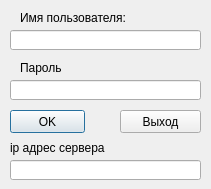
<?xml version="1.0" encoding="UTF-8"?>
<ui version="4.0">
 <class>StartLoginDlg</class>
 <widget class="QDialog" name="StartLoginDlg">
  <property name="windowModality">
   <enum>Qt::WindowModal</enum>
  </property>
  <property name="geometry">
   <rect>
    <x>0</x>
    <y>0</y>
    <width>211</width>
    <height>189</height>
   </rect>
  </property>
  <property name="sizePolicy">
   <sizepolicy hsizetype="Fixed" vsizetype="Fixed">
    <horstretch>0</horstretch>
    <verstretch>0</verstretch>
   </sizepolicy>
  </property>
  <property name="minimumSize">
   <size>
    <width>211</width>
    <height>100</height>
   </size>
  </property>
  <property name="maximumSize">
   <size>
    <width>211</width>
    <height>200</height>
   </size>
  </property>
  <property name="windowTitle">
   <string>Чатик</string>
  </property>
  <widget class="QLabel" name="UserNameLbl">
   <property name="geometry">
    <rect>
     <x>20</x>
     <y>10</y>
     <width>181</width>
     <height>16</height>
    </rect>
   </property>
   <property name="text">
    <string>Имя пользователя:</string>
   </property>
  </widget>
  <widget class="QLabel" name="label_passwd">
   <property name="geometry">
    <rect>
     <x>20</x>
     <y>60</y>
     <width>181</width>
     <height>16</height>
    </rect>
   </property>
   <property name="text">
    <string>Пароль</string>
   </property>
  </widget>
  <widget class="QLineEdit" name="client_name">
   <property name="geometry">
    <rect>
     <x>10</x>
     <y>30</y>
     <width>191</width>
     <height>20</height>
    </rect>
   </property>
   <property name="sizePolicy">
    <sizepolicy hsizetype="Fixed" vsizetype="Fixed">
     <horstretch>0</horstretch>
     <verstretch>0</verstretch>
    </sizepolicy>
   </property>
   <property name="minimumSize">
    <size>
     <width>0</width>
     <height>0</height>
    </size>
   </property>
   <property name="inputMask">
    <string notr="true"/>
   </property>
   <property name="text">
    <string notr="true"/>
   </property>
   <property name="maxLength">
    <number>25</number>
   </property>
   <property name="alignment">
    <set>Qt::AlignCenter</set>
   </property>
  </widget>
  <widget class="QLineEdit" name="client_passwd">
   <property name="enabled">
    <bool>true</bool>
   </property>
   <property name="geometry">
    <rect>
     <x>10</x>
     <y>80</y>
     <width>191</width>
     <height>20</height>
    </rect>
   </property>
   <property name="sizePolicy">
    <sizepolicy hsizetype="Fixed" vsizetype="Fixed">
     <horstretch>0</horstretch>
     <verstretch>0</verstretch>
    </sizepolicy>
   </property>
   <property name="inputMethodHints">
    <set>Qt::ImhPreferLatin</set>
   </property>
   <property name="inputMask">
    <string notr="true"/>
   </property>
   <property name="maxLength">
    <number>12</number>
   </property>
   <property name="alignment">
    <set>Qt::AlignCenter</set>
   </property>
  </widget>
  <widget class="QPushButton" name="btn_cancel">
   <property name="geometry">
    <rect>
     <x>120</x>
     <y>110</y>
     <width>81</width>
     <height>23</height>
    </rect>
   </property>
   <property name="text">
    <string>Выход</string>
   </property>
   <property name="autoDefault">
    <bool>false</bool>
   </property>
   <property name="default">
    <bool>false</bool>
   </property>
   <property name="flat">
    <bool>false</bool>
   </property>
  </widget>
  <widget class="QPushButton" name="btn_ok">
   <property name="geometry">
    <rect>
     <x>10</x>
     <y>110</y>
     <width>75</width>
     <height>23</height>
    </rect>
   </property>
   <property name="text">
    <string>OK</string>
   </property>
   <property name="autoDefault">
    <bool>false</bool>
   </property>
   <property name="default">
    <bool>true</bool>
   </property>
  </widget>
  <widget class="QLabel" name="label_ip">
   <property name="geometry">
    <rect>
     <x>10</x>
     <y>140</y>
     <width>181</width>
     <height>16</height>
    </rect>
   </property>
   <property name="text">
    <string>ip адрес сервера</string>
   </property>
  </widget>
  <widget class="QLineEdit" name="addr_edit">
   <property name="enabled">
    <bool>true</bool>
   </property>
   <property name="geometry">
    <rect>
     <x>10</x>
     <y>160</y>
     <width>191</width>
     <height>20</height>
    </rect>
   </property>
   <property name="sizePolicy">
    <sizepolicy hsizetype="Fixed" vsizetype="Fixed">
     <horstretch>0</horstretch>
     <verstretch>0</verstretch>
    </sizepolicy>
   </property>
   <property name="inputMethodHints">
    <set>Qt::ImhPreferLatin</set>
   </property>
   <property name="inputMask">
    <string notr="true"/>
   </property>
   <property name="maxLength">
    <number>15</number>
   </property>
   <property name="alignment">
    <set>Qt::AlignCenter</set>
   </property>
  </widget>
 </widget>
 <tabstops>
  <tabstop>client_name</tabstop>
 </tabstops>
 <resources/>
 <connections>
  <connection>
   <sender>client_name</sender>
   <signal>returnPressed()</signal>
   <receiver>btn_ok</receiver>
   <slot>click()</slot>
   <hints>
    <hint type="sourcelabel">
     <x>99</x>
     <y>37</y>
    </hint>
    <hint type="destinationlabel">
     <x>48</x>
     <y>120</y>
    </hint>
   </hints>
  </connection>
 </connections>
 <designerdata>
  <property name="gridDeltaX">
   <number>10</number>
  </property>
  <property name="gridDeltaY">
   <number>10</number>
  </property>
  <property name="gridSnapX">
   <bool>true</bool>
  </property>
  <property name="gridSnapY">
   <bool>true</bool>
  </property>
  <property name="gridVisible">
   <bool>true</bool>
  </property>
 </designerdata>
</ui>
